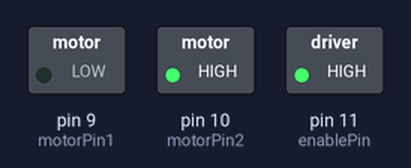
A sketch run on a simulated Arduino Uno, built with avr-gcc and run on an emulated ATmega328P. Shown: switched loads named in the sketch (green lamp = pin HIGH).

Above: at 1.5 s.
At 4.5 s:
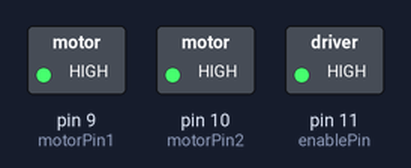
At 7.5 s:
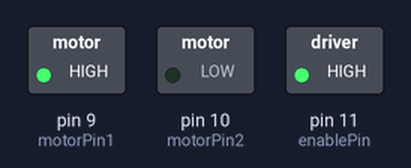
At 10.5 s:
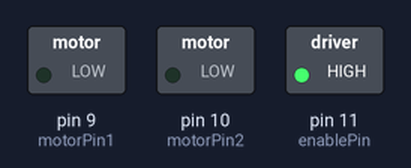
Timing chart, 0 to 15.6 s (numbered marks = the images above):
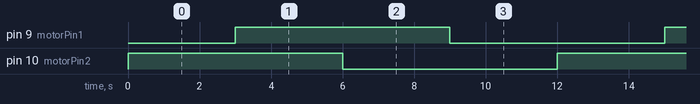

Measured:
- by itself, pin 9 (motorPin1), pin 10 (motorPin2): alternates HIGH for 6.0 s and LOW for 6.0 s
- by itself, everything shown: repeats every 12.0 s, in 4 steps

The sketch:

L293D-GearMotor.ino
```cpp
int motorPin1 = 9;
int motorPin2 = 10;
int enablePin = 11;

void setup() {
  pinMode(motorPin1, OUTPUT);
  pinMode(motorPin2, OUTPUT);
  pinMode(enablePin, OUTPUT);

  digitalWrite(enablePin, HIGH); //always enable
}

void loop() {

   // forward
  digitalWrite(motorPin1, LOW);
  digitalWrite(motorPin2, HIGH);
  delay(3000);

  // stop
  digitalWrite(motorPin1, HIGH);
  digitalWrite(motorPin2, HIGH);
  delay(3000);

  //backward
  digitalWrite(motorPin1, HIGH);
  digitalWrite(motorPin2, LOW);
  delay(3000);

  // stop
  digitalWrite(motorPin1, LOW);
  digitalWrite(motorPin2, LOW);
  delay(3000);

}
```
